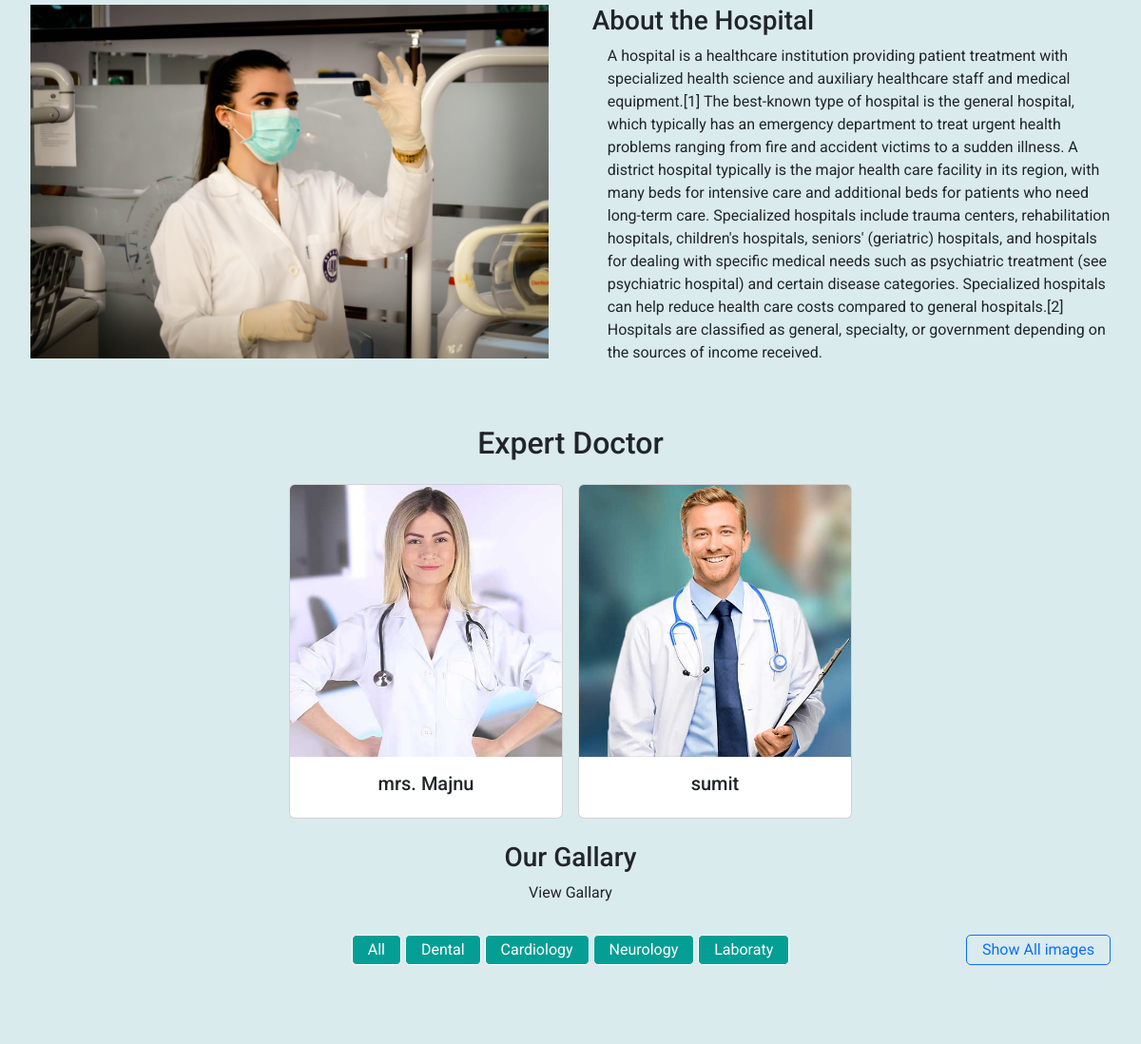
The app's page / (middle part), older data.
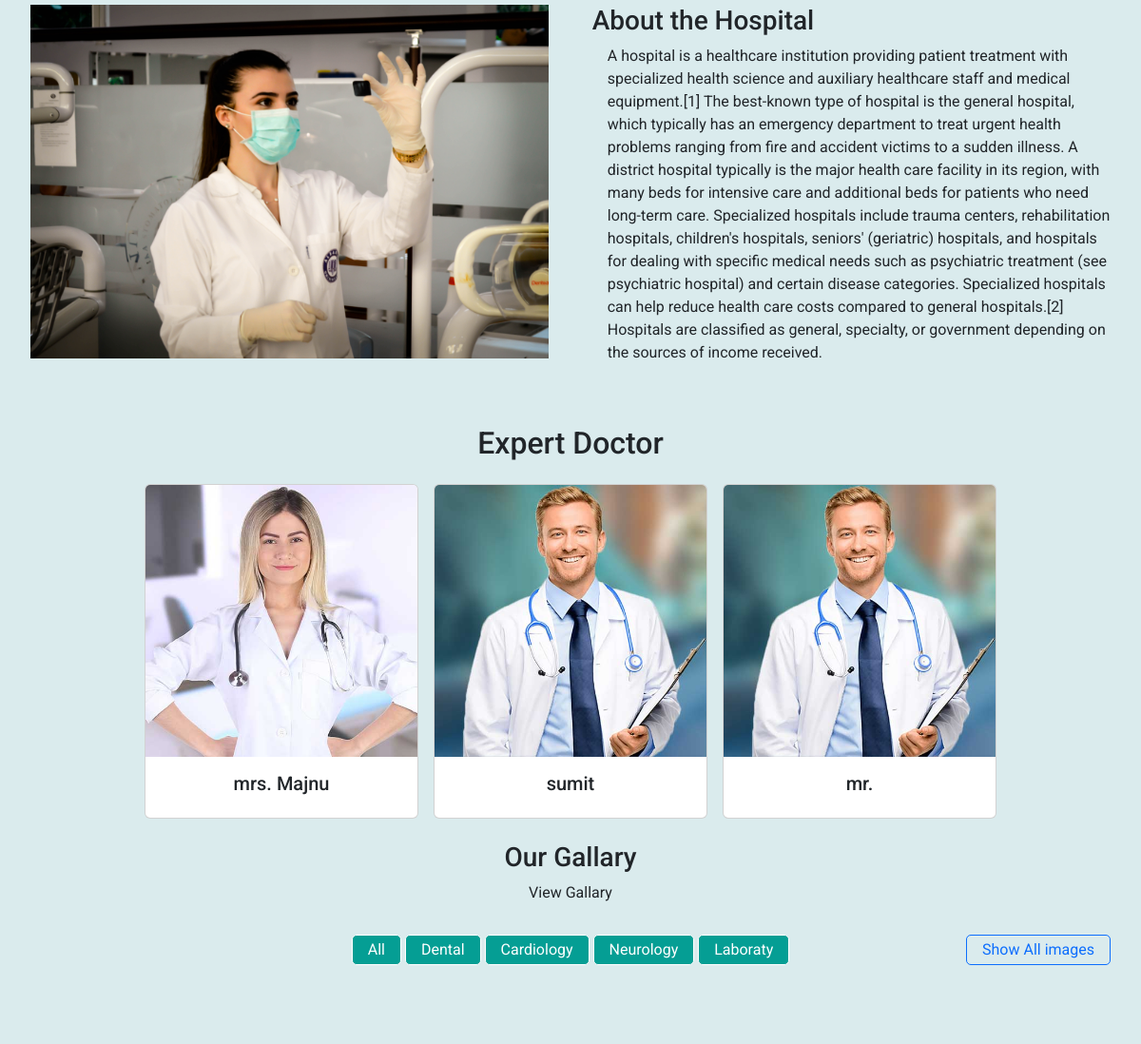
The same page, newer data.
### hospital/models.py (models this page shows, shortened)
class Doctor(models.Model):
    user = models.OneToOneField(User, on_delete=models.CASCADE)
    profile_pic = models.ImageField(
        upload_to='profile_pic/DoctorProfilePic/', null=True, blank=True)
    address = models.CharField(max_length=40)
    mobile = models.CharField(max_length=20, null=True)
    department = models.CharField(
        max_length=50, choices=departments, default='Cardiologist')
    status = models.BooleanField(default=False)

### hospital/views.py (the view)
# urls.py: path('',viewHome,name='home'),
def viewHome(request):
    doctors = Doctor.objects.all().filter(status=True)
    frm_unbound = ContactForm()
    if request.method == 'POST':
        frm_bound = ContactForm(request.POST)
        frm_bound.is_valid()
        frm_bound.save()
        return redirect('home')
    return render(request,'hospital/index.html',locals())

### templates/hospital/index.html (shortened to what this page needs)
{% extends 'hospital/base.html' %}
{% load static %}
{% block hero %}
  <div id="carouselExampleSlidesOnly" class="carousel slide" data-bs-ride="carousel">
{% endblock hero %}
{% block content %}
<div class="about" id="about">
 <div>
  <img src="{% static 'hospital/images/about-us.jpg' %}" alt="">
 </div>
 <div>
  <h3>About the Hospital</h3>
  <p>A hospital is a healthcare institution providing patient treatment with specialized health science and auxiliary healthcare staff and medical equipment.[1] The best-known type of hospital is the general hospital, which typically has an emergency department to treat urgent health problems ranging from fire and accident victims to a sudden illness. A district hospital typically is the major health care facility in its region, with many beds for intensive care and additional beds for patients who need long-term care. Specialized hospitals include trauma centers, rehabilitation hospitals, children's hospitals, seniors' (geriatric) hospitals, and hospitals for dealing with specific medical needs such as psychiatric treatment (see psychiatric hospital) and certain disease categories. Specialized hospitals can help reduce health care costs compared to general hospitals.[2] Hospitals are classified as general, specialty, or government depending on the sources of income received.</p>
 </div>
</div>
<section class="exportDoctor">
<h2 class="text-center p-3">Expert Doctor</h2>
<div class="d-flex flex-wrap gap-3 justify-content-center">
{% for doc in doctors %}
  <div class="card" style="width: 18rem;">
    <img class="card-img-top" src="{{doc.profile_pic.url}}" alt="Card image cap">
    <div class="card-body">
      <h5 class="card-title text-center">{{doc.user.first_name}}</h5>
    </div>
  </div>
{% endfor %}
</div>
</section>
<section class="gallary" id="gallary">
 <div class="text-center p-3 pt-4" >
    <h3>Our Gallary</h3>
    <p>View Gallary</p>
  </div>
  <div class="gallaryCategory">
  <button id="AllClickBtn">All</button>
   <button id="DentalClickBtn">Dental</button>
   <button id="CardiologyClickBtn">Cardiology</button>
   <button id="NeurologyClickBtn">Neurology</button>
   <button id="LaboratyClickBtn">Laboraty</button>
   <a class="shoeAllImg" href="{% url 'images' %}">Show All images</a>
  </div>
</section>
<section class="contact" id="contact">
<h2 class="text-center p-4">Contact Form </h2>
</section>
{% endblock content %}

Row changes from the older to the newer data that the page shows:
now on this page (row edited): Doctor: profile_pic (picture), user.first_name "mr."
